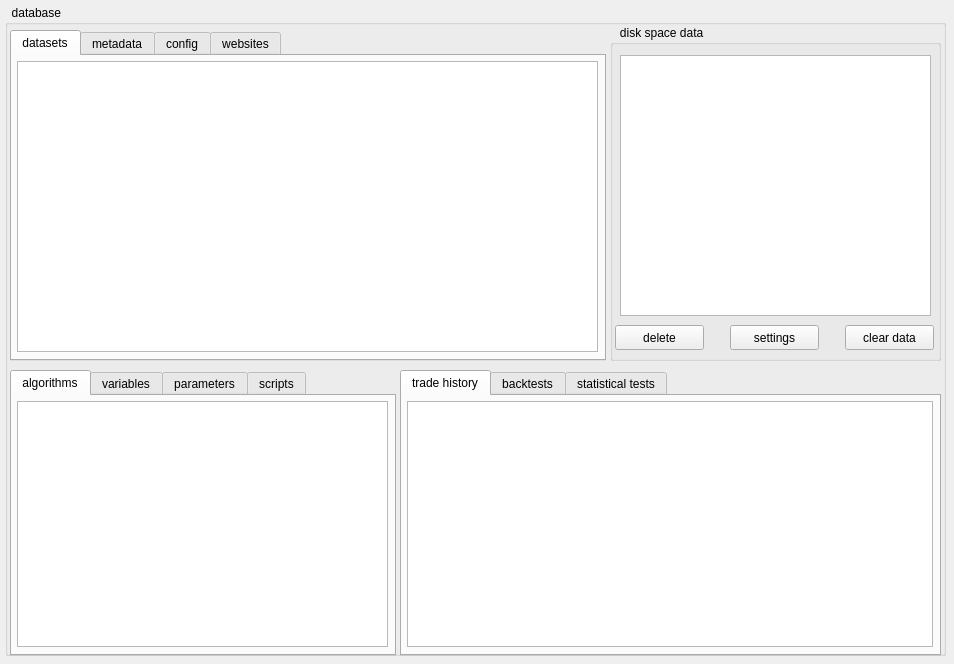
<?xml version="1.0" encoding="UTF-8"?>
<ui version="4.0">
 <class>Form</class>
 <widget class="QWidget" name="Form">
  <property name="geometry">
   <rect>
    <x>0</x>
    <y>0</y>
    <width>954</width>
    <height>664</height>
   </rect>
  </property>
  <property name="windowTitle">
   <string>Form</string>
  </property>
  <widget class="QGroupBox" name="groupBox">
   <property name="geometry">
    <rect>
     <x>5</x>
     <y>5</y>
     <width>941</width>
     <height>651</height>
    </rect>
   </property>
   <property name="title">
    <string>  database</string>
   </property>
   <widget class="QTabWidget" name="tabWidget">
    <property name="geometry">
     <rect>
      <x>5</x>
      <y>25</y>
      <width>596</width>
      <height>331</height>
     </rect>
    </property>
    <property name="currentIndex">
     <number>0</number>
    </property>
    <widget class="QWidget" name="tab">
     <attribute name="title">
      <string>datasets</string>
     </attribute>
     <widget class="QTableView" name="tableView_2">
      <property name="geometry">
       <rect>
        <x>5</x>
        <y>5</y>
        <width>581</width>
        <height>291</height>
       </rect>
      </property>
     </widget>
    </widget>
    <widget class="QWidget" name="tab_2">
     <attribute name="title">
      <string>metadata</string>
     </attribute>
     <widget class="QTableView" name="tableView_3">
      <property name="geometry">
       <rect>
        <x>5</x>
        <y>5</y>
        <width>581</width>
        <height>291</height>
       </rect>
      </property>
     </widget>
    </widget>
    <widget class="QWidget" name="tab_7">
     <attribute name="title">
      <string>config</string>
     </attribute>
     <widget class="QTableView" name="tableView_4">
      <property name="geometry">
       <rect>
        <x>5</x>
        <y>5</y>
        <width>581</width>
        <height>291</height>
       </rect>
      </property>
     </widget>
    </widget>
    <widget class="QWidget" name="tab_8">
     <attribute name="title">
      <string>websites</string>
     </attribute>
     <widget class="QTableView" name="tableView_5">
      <property name="geometry">
       <rect>
        <x>5</x>
        <y>5</y>
        <width>581</width>
        <height>291</height>
       </rect>
      </property>
     </widget>
    </widget>
   </widget>
   <widget class="QTabWidget" name="tabWidget_2">
    <property name="geometry">
     <rect>
      <x>5</x>
      <y>365</y>
      <width>386</width>
      <height>286</height>
     </rect>
    </property>
    <property name="currentIndex">
     <number>0</number>
    </property>
    <widget class="QWidget" name="tab_3">
     <attribute name="title">
      <string>algorithms</string>
     </attribute>
     <widget class="QTableView" name="tableView_9">
      <property name="geometry">
       <rect>
        <x>5</x>
        <y>5</y>
        <width>371</width>
        <height>246</height>
       </rect>
      </property>
     </widget>
    </widget>
    <widget class="QWidget" name="tab_4">
     <attribute name="title">
      <string>variables</string>
     </attribute>
     <widget class="QTableView" name="tableView_10">
      <property name="geometry">
       <rect>
        <x>5</x>
        <y>5</y>
        <width>371</width>
        <height>246</height>
       </rect>
      </property>
     </widget>
    </widget>
    <widget class="QWidget" name="tab_12">
     <attribute name="title">
      <string>parameters</string>
     </attribute>
     <widget class="QTableView" name="tableView_11">
      <property name="geometry">
       <rect>
        <x>5</x>
        <y>5</y>
        <width>371</width>
        <height>246</height>
       </rect>
      </property>
     </widget>
    </widget>
    <widget class="QWidget" name="tab_13">
     <attribute name="title">
      <string>scripts</string>
     </attribute>
     <widget class="QTableView" name="tableView_12">
      <property name="geometry">
       <rect>
        <x>5</x>
        <y>5</y>
        <width>371</width>
        <height>246</height>
       </rect>
      </property>
     </widget>
    </widget>
   </widget>
   <widget class="QTabWidget" name="tabWidget_3">
    <property name="geometry">
     <rect>
      <x>395</x>
      <y>365</y>
      <width>541</width>
      <height>286</height>
     </rect>
    </property>
    <property name="currentIndex">
     <number>0</number>
    </property>
    <widget class="QWidget" name="tab_5">
     <attribute name="title">
      <string>trade history</string>
     </attribute>
     <widget class="QTableView" name="tableView_13">
      <property name="geometry">
       <rect>
        <x>5</x>
        <y>5</y>
        <width>526</width>
        <height>246</height>
       </rect>
      </property>
     </widget>
    </widget>
    <widget class="QWidget" name="tab_6">
     <attribute name="title">
      <string>backtests</string>
     </attribute>
     <widget class="QTableView" name="tableView_14">
      <property name="geometry">
       <rect>
        <x>5</x>
        <y>5</y>
        <width>526</width>
        <height>246</height>
       </rect>
      </property>
     </widget>
    </widget>
    <widget class="QWidget" name="tab_14">
     <attribute name="title">
      <string>statistical tests</string>
     </attribute>
     <widget class="QTableView" name="tableView_15">
      <property name="geometry">
       <rect>
        <x>5</x>
        <y>5</y>
        <width>526</width>
        <height>246</height>
       </rect>
      </property>
     </widget>
    </widget>
   </widget>
   <widget class="QGroupBox" name="groupBox_2">
    <property name="geometry">
     <rect>
      <x>605</x>
      <y>20</y>
      <width>331</width>
      <height>336</height>
     </rect>
    </property>
    <property name="title">
     <string>   disk space data </string>
    </property>
    <widget class="QTableView" name="tableView">
     <property name="geometry">
      <rect>
       <x>10</x>
       <y>30</y>
       <width>311</width>
       <height>261</height>
      </rect>
     </property>
    </widget>
    <widget class="QPushButton" name="pushButton_2">
     <property name="geometry">
      <rect>
       <x>5</x>
       <y>300</y>
       <width>89</width>
       <height>25</height>
      </rect>
     </property>
     <property name="text">
      <string>delete</string>
     </property>
    </widget>
    <widget class="QPushButton" name="pushButton_3">
     <property name="geometry">
      <rect>
       <x>235</x>
       <y>300</y>
       <width>89</width>
       <height>25</height>
      </rect>
     </property>
     <property name="text">
      <string>clear data</string>
     </property>
    </widget>
    <widget class="QPushButton" name="pushButton_4">
     <property name="geometry">
      <rect>
       <x>120</x>
       <y>300</y>
       <width>89</width>
       <height>25</height>
      </rect>
     </property>
     <property name="text">
      <string>settings</string>
     </property>
    </widget>
   </widget>
  </widget>
 </widget>
 <resources/>
 <connections/>
</ui>
